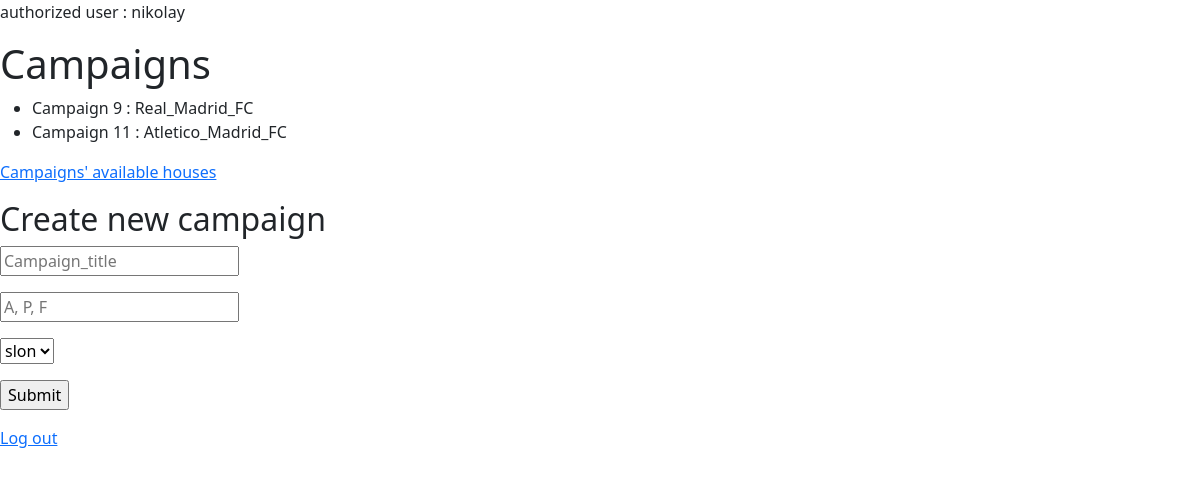
Page /campaigns/users/1 on the earlier database version.
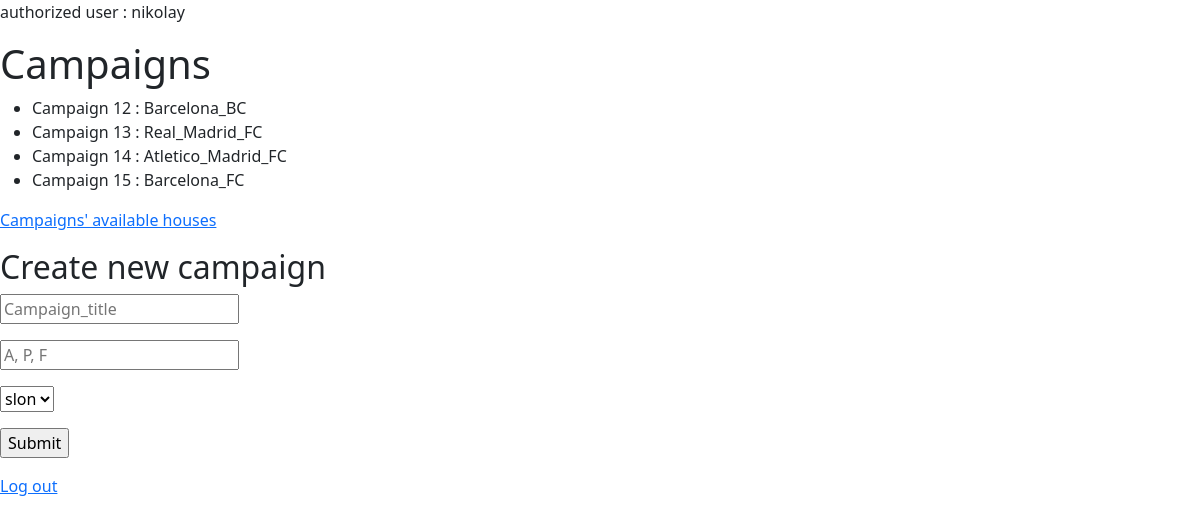
Same page on the later database version.
### campaigns/models.py (models this page shows, shortened)
class Campaign(models.Model):
	title = models.CharField(max_length = 64)
	status = models.CharField(max_length = 1)
	supervisor = models.ForeignKey(Supervisor, on_delete = models.CASCADE, related_name = 'controled_by')
	creator = models.ForeignKey(User, on_delete = models.CASCADE, related_name = 'created_by', default = 1)

### campaigns/views.py (the view)
# urls.py: path('users/<int:user2_id>', views.indexplususer2, name = 'indexplususer2'),
def indexplususer2(request, user2_id):
	user2 = User.objects.get(pk = user2_id)
	return render(request, 'campaigns/indexplususer2.html', {
		'campaigns' : Campaign.objects.all(),
		'supervisors' : Supervisor.objects.all(),
		'user2' : user2,
		})

### campaigns/templates/campaigns/indexplususer2.html (shortened to what this page needs)
{% extends 'campaigns/layout.html' %}
{% block body %}
	<p> authorized user : {{user2.username}}</p>
	<h1>Campaigns</h1>
	<ul>
		{% for campaign in campaigns %}
		<li>
				Campaign {{campaign.id}} : {{campaign.title}}
		</li>
		{% empty %}
			<li> no campaigns</li>
		{% endfor %}
	</ul>
	<a href = "{% url 'campaigns:h2_index' user2.id %}"> Campaigns' available houses</a>
	<h2>Create new campaign</h2>
	<form action = "{% url 'campaigns:add' user2.id %}" method = "post">
		<input type="text" name="title" placeholder="Campaign_title">
		<input type="text" name="status" placeholder="A, P, F">
		<select name = 'supervisor'>
			{% for supervisor in supervisors %}
				<option value="{{supervisor.id}}">{{ supervisor.nick }}</option>
			{% endfor %}
		</select>
		<input type="submit">
	</form>
	<a href = "{% url 'users:logout' %}"> Log out </a>
{% endblock %}

Differences in the rows shown:
removed Campaign: id "9", title "Real_Madrid_FC"
removed Campaign: id "11", title "Atletico_Madrid_FC"
added Campaign: id "12", title "Barcelona_BC"
added Campaign: id "13", title "Real_Madrid_FC"
added Campaign: id "14", title "Atletico_Madrid_FC"
added Campaign: id "15", title "Barcelona_FC"
